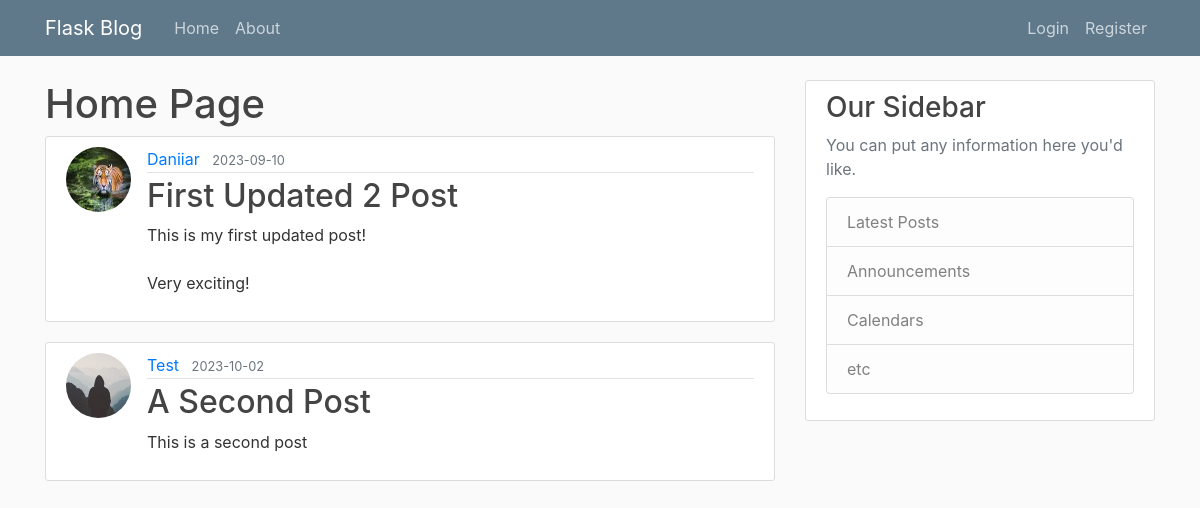
The page /home on the database its author committed.
### blog/models.py (models this page shows, shortened)
class Post(db.Model):
    id = db.Column(db.Integer, primary_key=True)
    title = db.Column(db.String(100), nullable=False)
    date_posted = db.Column(db.DateTime, nullable=False, default=datetime.utcnow)
    content = db.Column(db.Text, nullable=False)
    user_id = db.Column(db.Integer, db.ForeignKey('user.id'), nullable=False)

class User(db.Model, UserMixin):
    id = db.Column(db.Integer, primary_key=True)
    username = db.Column(db.String(20), unique=True, nullable=False)
    email = db.Column(db.String(120), unique=True, nullable=False)
    image_file = db.Column(db.String(20), nullable=False, default='default.jpg')
    password = db.Column(db.String(60), nullable=False)
    posts = db.relationship('Post', backref='author', lazy=True)
    def __repr__(self):
        return f"User('{self.username}', {self.email}', {self.image_file}')"

### blog/routes.py (the view)
@app.route('/')
@app.route('/home')
def home():
    posts = Post.query.all()
    return render_template('home.html', posts=posts)

### blog/templates/home.html
{% extends "layout.html" %}
{% block content %}
        <h1>Home Page</h1>
        {% for post in posts %}
        <article class="media content-section">
          <img class="rounded-circle article-img" src="{{ url_for('static', filename='profile_pics/' + post.author.image_file) }}" >
            <div class="media-body">
              <div class="article-metadata">
                <a class="mr-2" href="#">{{ post.author.username }}</a>
                <small class="text-muted">{{ post.date_posted.strftime('%Y-%m-%d') }}</small>
              </div>
              <h2><a class="article-title" href="{{ url_for('post', post_id=post.id) }}">{{ post.title }}</a></h2>
              <p class="article-content">{{ post.content }}</p>
            </div>
        </article>
        {% endfor%}
{% endblock content %}

### blog/templates/layout.html (shortened to what this page needs)
<!DOCTYPE html>
<html>
    <head>
        <link rel="stylesheet" href="https://maxcdn.bootstrapcdn.com/bootstrap/4.0.0/css/bootstrap.min.css">
        <link rel="stylesheet" type="text/css" href="{{ url_for('static', filename='main.css') }}">
    </head>
    <body>
        <header class="site-header">
            <nav class="navbar navbar-expand-md navbar-dark bg-steel fixed-top">
              <div class="container">
                <a class="navbar-brand mr-4" href="/">Flask Blog</a>
                <div class="collapse navbar-collapse" id="navbarToggle">
                  <div class="navbar-nav mr-auto">
                    <a class="nav-item nav-link" href="{{ url_for('home') }}">Home</a>
                    <a class="nav-item nav-link" href="{{ url_for('about') }}">About</a>
                  </div>
                  <div class="navbar-nav">
                    {% if not current_user.is_authenticated %}
                      <a class="nav-item nav-link" href="{{ url_for('login') }}">Login</a>
                      <a class="nav-item nav-link" href="{{ url_for('register') }}">Register</a>
                    {% else %}
                      <a class="nav-item nav-link" href="{{ url_for('new_post') }}">New Post</a>
                      <a class="nav-item nav-link" href="{{ url_for('account') }}">Account</a>
                      <a class="nav-item nav-link" href="{{ url_for('logout') }}">Logout</a>
                    {% endif %}
                  </div>
                </div>
              </div>
            </nav>
        </header>
        <main role="main" class="container">
            <div class="row">
                <div class="col-md-8">
                {% block content %}{% endblock %}
                </div>
                <div class="col-md-4">
                <div class="content-section">
                    <h3>Our Sidebar</h3>
                    <p class='text-muted'>You can put any information here you'd like.
                    <ul class="list-group">
                        <li class="list-group-item list-group-item-light">Latest Posts</li>
                        <li class="list-group-item list-group-item-light">Announcements</li>
                        <li class="list-group-item list-group-item-light">Calendars</li>
                        <li class="list-group-item list-group-item-light">etc</li>
                    </ul>
                    </p>
                </div>
                </div>
            </div>
        </main>
    </body>
</html>

### blog/static/main.css (style rules this page uses)
body { background: #fafafa; color: #333333; margin-top: 5rem; }
h1, h2, h3, h4, h5, h6 { color: #444444; }
.bg-steel { background-color: #5f788a; }
.site-header .navbar-nav .nav-link { color: #cbd5db; }
.content-section { background: #ffffff; padding: 10px 20px; border: 1px solid #dddddd; border-radius: 3px; margin-bottom: 20px; }
.article-title { color: #444444; }
.article-content { white-space: pre-line; }
.article-img { height: 65px; width: 65px; margin-right: 16px; }
.article-metadata { padding-bottom: 1px; margin-bottom: 4px; border-bottom: 1px solid #e3e3e3 }

### rows shown on the page
Post: image_file (picture), author.username "Daniiar", date_posted "2023-09-10", title "First Updated 2 Post", content "This is my first updated post! Very exciting!"
Post: image_file (placeholder picture), author.username "Test", date_posted "2023-10-02", title "A Second Post", content "This is a second post"
